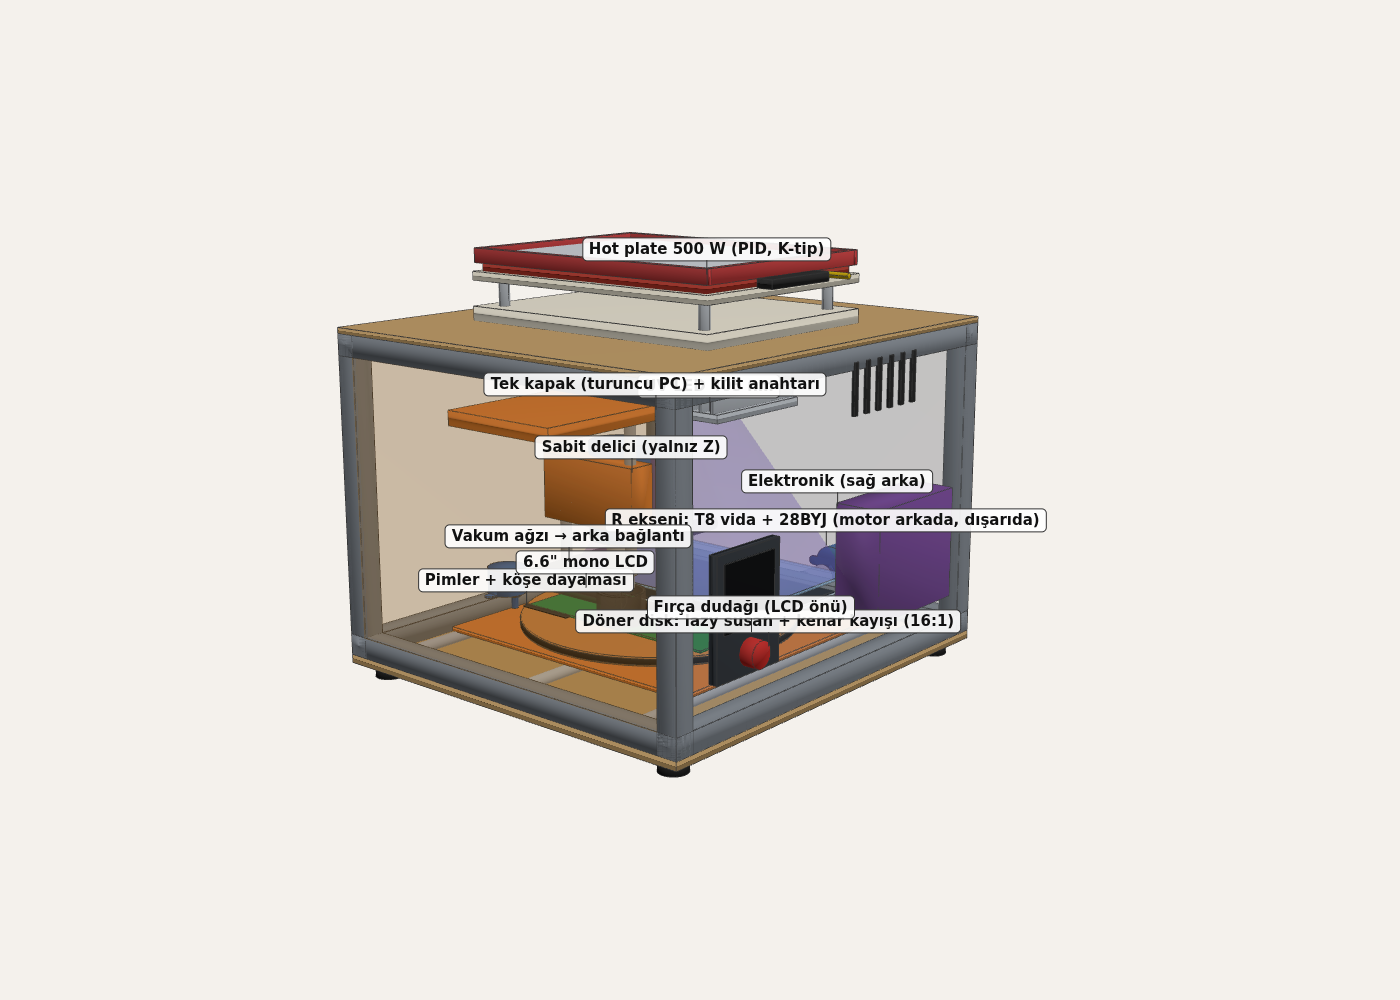

The script that drew this image:
#!/usr/bin/env python3
# -*- coding: utf-8 -*-
"""
H5 = H4'un gelistirilmis/sadelestirilmis hali: ustten pozlama + doner kaset (R-θ) + sabit delici + catida hot plate.
Yerlesim kisitlardan hesaplanir:
  - delme: disk merkezi y_c = y_s + r, r = 0..R_MAX (plaket kosegeni/2) ; theta 360°
  - pozlama: LCD merkezi = R ekseninin sonu (y_l = y_s + R_MAX) -> ek hareket yok
  - spindle bolgesi Fresnel/LCD bolgesine girmez ; kaset hicbir konumda kutudan cikmaz
  - kaldirma yok: plaket ile LCD cami arasinda sabit GAP (kolimasyon 5° -> kenar bulaniklik = GAP*tan5°)
Cikti: h5.html/png, h5-detay.png.   python3 h5.py
"""
import math
import os
import sys
import textwrap

import numpy as np

HERE = os.path.dirname(os.path.abspath(__file__))
sys.path.insert(0, HERE)
sys.path.insert(0, os.path.dirname(HERE))
import gen_delme as g   # noqa: E402
import kule as ku      # noqa: E402
import sicak as si     # noqa: E402

box, cyl, tube, add, F = g.box, g.cyl, g.tube, ku.add, ku.F

BW, BD = 160.0, 100.0                       # ham plaket
R_MAX = math.hypot(BW / 2, BD / 2)          # 94.3
DISC_R = R_MAX + 3.5                        # pimler ve kenar payi
GAP = 0.5                                   # plaket ust yuzu - LCD cami
COLL = 5.0                                  # isik acisi (Elegoo Saturn 3 Ultra degeri, derece)
SPZ = 30.0                                  # spindle bolgesi yari genisligi (y)
FRES_HALF = 57.5                            # Fresnel yari derinligi (y)
WALL = 3.0


def layout():
    y_s = 0.0
    y_l = y_s + R_MAX
    assert y_l - FRES_HALF >= y_s + SPZ - 25, 'spindle bolgesi Fresnel ile cakisiyor'
    Y0 = y_s - DISC_R - 17                  # 15 mm profil + 2 mm pay
    Y1 = y_l + DISC_R + 17
    sh = -(Y0 + Y1) / 2                     # kutuyu y'de ortala
    return dict(y_s=y_s + sh, y_l=y_l + sh, Y0=Y0 + sh, Y1=Y1 + sh)


def H5():
    P, L = [], []
    lay = layout()
    ys, yl, Y0, Y1 = lay['y_s'], lay['y_l'], lay['Y0'], lay['Y1']
    X0, X1 = -150.0, 150.0
    ku.feet(P, X0, X1, Y0, Y1, -6)
    add(P, box(X0, X1, Y0, Y1, -6, 0), ku.WOOD)

    # R ekseni: iki Ø8 mil + LM8UU, kayis ortada
    for sx in (-1, 1):
        add(P, cyl('y', (sx * 105, 8), 4, Y0 + WALL + 2, Y1 - WALL - 2, seg=20), ku.ROD)
    # R ekseni: T8 vidali mil ortada (arabanin altinda), motor arka panelin DISINDA
    add(P, cyl('y', (0, 6), 4, Y0 + 20, Y1 + 2, seg=20), ku.ALU)
    add(P, cyl('y', (0, 6), 9.5, Y1 + 2, Y1 + 27), ku.ALU)                                  # kaplin
    add(P, g.m28byj((0, Y1 + 37.5, 6), (0, -1, 0), (0, 0, 1)), ku.MOT)
    add(P, box(-26, 26, Y1, Y1 + 37.5, -6, -3), ku.PRINT)
    L.append(('R ekseni: T8 vida + 28BYJ (motor arkada, dışarıda)', (0, Y1 + 30, 34)))
    MOV0 = len(P)

    yc = ys + 40.0                           # gosterim: delme sirasinda
    add(P, box(-108, 108, yc - DISC_R - 1, yc + DISC_R + 1, 12, 15), ku.PRINT)           # araba
    add(P, tube('z', (0, yc), 75, 68, 15, 18), '#777')                                    # lazy susan rulmani
    add(P, cyl('z', (0, yc), DISC_R, 18, 24, seg=96), '#d98c4a')                          # disk
    add(P, tube('z', (0, yc), DISC_R + 0.6, DISC_R - 0.6, 19, 23), '#222')                # kenar kayisi
    add(P, box(-BW / 2, BW / 2, yc - BD / 2, yc + BD / 2, 24, 25.6), ku.PCB)
    for sx in (-1, 1):
        add(P, cyl('z', (sx * 76, yc), 1.5, 24, 25.5, seg=12), ku.ALU)                     # gomme pim (LCD'ye degmez)
    add(P, box(-82, -40, yc - 54, yc - 50, 24, 25.5), '#333')                              # kose dayamasi (plaketten alcak)
    add(P, g.m28byj((-(DISC_R + 8), yc - 40, 26), (0, 0, -1), (-1, 0, 0)), ku.MOT)        # θ motoru, mil asagi
    add(P, g.diff(box(-12, 12, yc - 10, yc + 10, 1, 12), [cyl('y', (0, 6), 6.2, yc - 11, yc + 11)]), ku.PRINT)  # T8 somun yuvasi
    add(P, g.tube('y', (0, 6), 6, 4.05, yc - 8, yc + 8), '#c9a227')
    MOV1 = len(P)
    L += [('Döner disk: lazy susan + kenar kayışı (16:1)', (DISC_R, yc, 22)),
          ('Pimler + köşe dayaması', (-82, yc - 52, 27))]

    # isik motoru (asagi bakar), LCD alti = plaket ustu + GAP
    lcd_bottom = 25.6 + GAP
    z0 = lcd_bottom + 63.3 + F
    ku.light_engine(P, L, 0, yl, z0, up=False)
    add(P, box(-88, 88, yl - FRES_HALF - 6, yl - FRES_HALF - 3, lcd_bottom, lcd_bottom + 6), '#222')   # firca dudagi
    L.append(('Fırça dudağı (LCD önü)', (88, yl - FRES_HALF - 4, lcd_bottom + 6)))
    add(P, box(-79, 79, yl - 51, yl + 51, lcd_bottom - 0.1, lcd_bottom), '#e8f4ff', 0.5)  # degisir koruma filmi

    # sabit delici
    tip = 25.6 - 2.2
    nose = tip + 28
    add(P, cyl('z', (0, ys), 0.4, tip, nose + 10, seg=12), '#e0e0e0')
    add(P, cyl('z', (0, ys), 9.5, nose, nose + 32), ku.ALU)
    add(P, cyl('z', (0, ys), 21, nose + 36, nose + 103), ku.MOT)
    for sx in (-1, 1):
        add(P, cyl('z', (sx * 30, ys - 22), 4, nose + 20, nose + 125, seg=20), ku.ROD)
    add(P, box(-40, 40, ys - 32, ys - 12, nose + 50, nose + 95), ku.PRINT)
    add(P, box(-45, 45, Y0 + WALL, ys - 12, nose + 125, nose + 135), ku.PRINT)
    zm = nose + 150
    add(P, g.m28byj((0, ys - 22, zm), (0, 0, -1), (0, -1, 0)), ku.MOT)
    add(P, tube('z', (0, ys), 17, 14, tip + 4, nose - 2), '#555', 0.7)                    # vakum agzi
    add(P, cyl('x', (ys, nose - 10), 6, -90, 0, seg=20), '#555', 0.6)                      # vakum hortumu: sola
    add(P, cyl('y', (-90, nose - 10), 6, ys, Y1 - WALL, seg=20), '#555', 0.6)              # ... ve arkaya (Fresnel disi)
    L += [('Sabit delici (yalnız Z)', (40, ys - 32, nose + 95)), ('Vakum ağzı → arka bağlantı', (-90, ys + 40, nose - 4))]

    # elektronik + panel
    add(P, box(110, 146, Y1 - 110, Y1 - 20, 30, 110), ku.EL)
    L.append(('Elektronik (sağ arka)', (110, Y1 - 110, 110)))
    top = max(z0, zm + 19) + 6
    ku.frame(P, X0, X1, Y0, Y1, 0, top)
    ku.panels(P, X0, X1, Y0, Y1, 0, top, front=False, op=0.10)
    add(P, box(X0 + 15, X1 - 15, Y0 - 1, Y0 + 2, 15, top - 15), ku.AMBER, 0.14)            # turuncu on kapak
    L.append(('Tek kapak (turuncu PC) + kilit anahtarı', (X1 - 15, Y0, top - 15)))
    ku.control_panel(P, L, X1, Y0 + 60, 40)
    ku.vents(P, X0, yl - 40, yl + 40, top - 45, side=-1)
    ku.vents(P, X1, yl - 40, yl + 40, top - 45)
    add(P, box(X0, X1, Y0, Y1, top, top + 4), ku.WOOD)
    zi = si.insul(P, [], -105, 105, -80, 80, top + 4, label='')
    ht = ku.hotplate(P, L, 0, 0, zi)
    L = [l for l in L if l[0] not in ('Soğutucu + fan', 'Fresnel mercek', 'Dokunmatik ekran + acil stop')]
    return P, L, lay, dict(top=top, ht=ht, lcd_bottom=lcd_bottom, z0=z0, mov=(MOV0, MOV1), yc=yc)


DEGISIKLIK = [
    ('Kaset dışarı taşıyordu', 'Yerleşim kısıtlardan hesaplanıyor; kaset hiçbir konumda kutudan çıkmıyor, ön tek kapak kapalı çalışır'),
    ('Pozlama için ayrı konum', 'LCD, R ekseninin tam sonunda: pozlama = R en arkada, ek hareket/eksen yok'),
    ('Kaldırma kolu/mekanizması', 'Kaldırılır: plaket ile LCD arasında sabit %.1f mm boşluk (5° ışıkta kenar bulanıklığı ~%.2f mm)' % (GAP, GAP * math.tan(math.radians(COLL)))),
    ('Talaş LCD altına taşınıyordu', 'Önce delme, sonra lak + pozlama. Delici vakum ağzı + LCD önünde fırça dudağı + değişir koruma filmi'),
    ('Pim delikleri ön koşuldu', 'Ham plaket köşe dayamasına yaslanır, makine 2 pim deliğini kendisi deler, sonra pimler takılır'),
    ('Lak kurutma için ayrı fırın', 'Hot plate 70 °C\'de Positiv 20 kurutur (aynı cihaz, iki iş)'),
    ('R ekseni kayışlı, motor kutunun içinde', 'T8 vida arabanın altında, motor arka panelin dışında: iç hacim tamamen kasete kalır, 0,004 mm/adım, kendiliğinden kilitli'),
    ('Disk mili ve yataklama', 'Lazy susan rulmanı + merkez pim: ucuz, düz, geniş taban'),
    ('Pim/dayama LCD\'ye çarpabilirdi', 'Pimler ve köşe dayaması plaket yüzeyinin altında (gömme): 0,5 mm boşlukta hiçbir şey çıkıntı yapmaz'),
]
AKIS = ['1  Ham plaketi diske, köşe dayamasına yasla → makine 2 pim deliğini deler → pimleri tak',
        '2  Excellon dosyası: delikler (R-θ), vakum açık',
        '3  Plaketi çıkar, temizle, Positiv 20 sprey → çatıdaki hot plate\'te 70 °C kurut',
        '4  Pimlere geri tak → R en arkaya → LCD pozlama (aynı pimler, delik ↔ ped ofseti bir kez kalibre)',
        '5  Banyo / aşındırma / sökme (ıslak, ayrı) → montaj → hot plate reflow']
RISK = ['R hızı ~2 mm/s (T8×8): delikler önce r\'ye sonra θ\'ya göre sıralanmalı; 100 delik ≈ 10 dk','Plaket eğriliği 0,5 mm boşluğu kapatabilir: koruma filmi sarf, gerekirse 1 mm boşluk (~0,09 mm bulanıklık)',
        'R-θ yazılımı + disk merkez/indeks kalibrasyonu (θ sıfırı için optik/hall sensörü)',
        'Delici titreşimi: delici braketi çerçeveye, ışık motoru ayrı askıya']


def plan(ax, lay):
    from matplotlib.patches import Circle, Rectangle
    Y0, Y1, ys, yl = lay['Y0'], lay['Y1'], lay['y_s'], lay['y_l']
    ax.add_patch(Rectangle((-150, Y0), 300, Y1 - Y0, fill=False, lw=1.5))
    ax.add_patch(Rectangle((-82.5, yl - FRES_HALF), 165, 2 * FRES_HALF, fc='#9fd3ff', alpha=.4, ec='#357'))
    ax.add_patch(Rectangle((-77, yl - 49.5), 154, 99, fc='#1d2733', alpha=.6))
    for yc, ls, col in ((ys, '--', '#c0392b'), (yl, '-', '#d98c4a')):
        ax.add_patch(Circle((0, yc), DISC_R, fill=False, ls=ls, ec=col, lw=1.4))
    ax.add_patch(Circle((0, ys), 21, fc='#3d6fb6'))
    ax.annotate('', xy=(0, ys), xytext=(0, yl), arrowprops=dict(arrowstyle='<->', lw=1.2))
    ax.text(4, (ys + yl) / 2, 'R %.0f mm' % (yl - ys), fontsize=10)
    ax.text(-146, Y1 - 14, 'Üstten plan: %.0f × %.0f mm' % (300, Y1 - Y0), fontsize=10)
    ax.text(26, ys - 6, 'delici', fontsize=9, color='#3d6fb6')
    ax.text(-75, yl + 52, 'LCD + Fresnel', fontsize=9)
    ax.text(-150, Y0 - 16, 'kesikli: delme başı (r = 0)   düz: pozlama (r = R)', fontsize=9)
    ax.set_xlim(-160, 160)
    ax.set_ylim(Y0 - 22, Y1 + 5)
    ax.set_aspect('equal')
    ax.axis('off')


def check(P, lay, z):
    """Kaset grubunu R boyunca 13 konumda gezdirip sabit parcalarla kesisim hacmine bakar (seffaf paneller haric)."""
    a, b = z['mov']
    bad = []
    for yc in np.linspace(lay['y_s'], lay['y_l'], 13):
        d = yc - z['yc']
        for i in range(a, b):
            m = P[i][0].copy()
            m.apply_translation([0, d, 0])
            for j, (s, c, o) in enumerate(P):
                if a <= j < b or o < 0.9 or c in ('#e0e0e0',):
                    continue
                v = g.inter_vol(m, s)
                if v > 0.5:
                    bad.append((i, P[i][1], j, c, round(yc, 1), round(v, 1)))
    return bad


def main():
    import matplotlib
    matplotlib.use('Agg')
    import matplotlib.pyplot as plt
    from PIL import Image

    P, L, lay, z = H5()
    bad = check(P, lay, z)
    print('carpisma kontrolu:', 'temiz' if not bad else bad[:10])
    lo = np.min([m.bounds[0] for m, c, o in P], axis=0)
    hi = np.max([m.bounds[1] for m, c, o in P], axis=0)
    zt = max(m.bounds[1][2] for m, c, o in P if c not in (ku.CLEAR, ku.AMBER))
    ext = (300.0, lay['Y1'] - lay['Y0'], zt - lo[2])
    tg = [float(v) for v in (lo + hi) / 2]
    png = ku.export('h5', P, L, [tg[0] + 760, tg[1] - 900, tg[2] + 260], tg)
    print('H5 taban %.0f x %.0f, yukseklik %.0f mm | y_s %.1f y_l %.1f | LCD-hot plate %.0f mm'
          % (ext[0], ext[1], ext[2], lay['y_s'], lay['y_l'], z['top'] + 4 + 10 + 24 - z['lcd_bottom']))

    fig = plt.figure(figsize=(20, 14))
    ax = fig.add_axes([0.0, 0.30, 0.56, 0.63])
    ax.imshow(ku.crop(Image.open(png)))
    ax.axis('off')
    fig.text(0.01, 0.962, 'H5 (H4 geliştirilmiş)  —  taban %.0f × %.0f mm, yükseklik %.0f mm (kapalı, ayaklar dahil)' % ext,
             fontsize=19, fontweight='bold')
    y = 0.90
    fig.text(0.575, y, 'H4 → H5', fontsize=15, fontweight='bold')
    y -= 0.032
    for eski, yeni in DEGISIKLIK:
        lines = textwrap.wrap('• %s → %s' % (eski, yeni), 82, subsequent_indent='   ')
        for ln in lines:
            fig.text(0.58, y, ln, fontsize=11.5)
            y -= 0.024
        y -= 0.004
    for title, items in (('Kullanım akışı', AKIS), ('Açık riskler', RISK)):
        y -= 0.015
        fig.text(0.575, y, title, fontsize=15, fontweight='bold')
        y -= 0.032
        for s in items:
            for ln in textwrap.wrap(s, 82, subsequent_indent='   '):
                fig.text(0.58, y, ln, fontsize=11.5)
                y -= 0.024
            y -= 0.004
    pax = fig.add_axes([0.08, 0.0, 0.40, 0.29])
    plan(pax, lay)
    fig.savefig(os.path.join(HERE, 'h5-detay.png'), dpi=80)
    print('->', os.path.join(HERE, 'h5-detay.png'))


if __name__ == '__main__':
    main()
